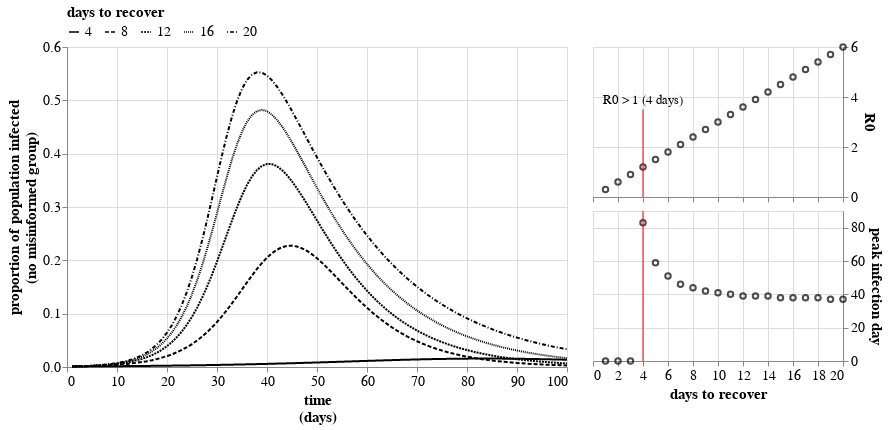

Write notebook code for a chart like this one.
### Code cell
min_rec = r0frames[r0frames['r0'] > 1]['rec_days'].min()

rule_text_df = pd.DataFrame({
    'x' : [r0frames[r0frames['r0'] > 1]['rec_days'].min()],
    'y1' : [0],
    'y2' : [3.5],
    'text' : [f"R0 > 1 ({min_rec} days)"]
})

rnaught_fig = alt.Chart(r0frames).mark_point(color='black').encode(
    x = alt.X(
        "rec_days:Q",
        axis = alt.Axis(
            title=None,
            labels=False
        )
    ),
    y = alt.Y("r0:Q", title = "R0", axis=alt.Axis(orient='right')),
) + alt.Chart(rule_text_df).mark_text(
    dx=0,
    dy=-10,
    fontSize=13
).encode(
    x = 'x:Q',
    y = 'y2:Q',
    text = 'text'
) + alt.Chart(rule_text_df).mark_rule(color = 'red').encode(
    x = 'x:Q',
    y = 'y1:Q',
    y2 = 'y2:Q'
).properties(height=150, width=250)
    


rule_text_df = pd.DataFrame({
    'x' : [r0frames[r0frames['r0'] > 1]['rec_days'].min()],
    'y1' : [0],
    'y2' : [90],
    'text' : [f"R0 > 1 ({min_rec} days)"]
})

peaks_fig = alt.Chart(peaks_df).mark_point(color='black').encode(
    x = alt.X("recovery:Q", title =['days to recover']),
    y = alt.Y("peak_day:Q", title = "peak infection day", axis=alt.Axis(orient='right')),
) + alt.Chart(rule_text_df).mark_rule(color = 'red').encode(
    x = 'x:Q',
    y = 'y1:Q',
    y2 = 'y2:Q'
).properties(height=150, width=250)



alt.hconcat(
    lines, 
    alt.vconcat(rnaught_fig,peaks_fig, spacing=5),
).configure_axis(
    titleFontSize=15,
    labelFontSize=14,
    labelAngle=0
).configure_legend(
    titleFontSize=15,
    labelFontSize=14,
    orient='top',
    offset=0
)

### Figure 1 — Vega-Lite specification as saved in the notebook (floating-point values rounded to 4 significant figures; data arrays with more than 128 entries replaced by an {"elided": "..."} marker saying what was removed)
{"config": {"view": {"continuousWidth": 400, "continuousHeight": 300}, "axis": {"labelAngle": 0, "labelFontSize": 14, "titleFontSize": 15}, "legend": {"labelFontSize": 14, "offset": 0, "orient": "top", "titleFontSize": 15}}, "hconcat": [{"data": {"name": "data-f24842eafab3cc6fd758a51334ac48ed"}, "mark": {"type": "line", "color": "black", "size": 2}, "encoding": {"strokeDash": {"type": "nominal", "field": "variable", "title": "days to recover"}, "x": {"type": "quantitative", "field": "day", "title": ["time", "(days)"]}, "y": {"type": "quantitative", "field": "value", "title": ["proportion of population infected", "(no misinformed group)"]}}, "height": 320, "transform": [{"filter": "datum.variable % 4 == 0"}], "width": 500}, {"vconcat": [{"layer": [{"data": {"name": "data-1a8ef76cb1ce9e21f76febc10f894aad"}, "mark": {"type": "point", "color": "black"}, "encoding": {"x": {"type": "quantitative", "axis": {"labels": false, "title": null}, "field": "rec_days"}, "y": {"type": "quantitative", "axis": {"orient": "right"}, "field": "r0", "title": "R0"}}}, {"data": {"name": "data-57d70d83eb011f4d33ea609521864066"}, "mark": {"type": "text", "dx": 0, "dy": -10, "fontSize": 13}, "encoding": {"text": {"type": "nominal", "field": "text"}, "x": {"type": "quantitative", "field": "x"}, "y": {"type": "quantitative", "field": "y2"}}}, {"data": {"name": "data-57d70d83eb011f4d33ea609521864066"}, "mark": {"type": "rule", "color": "red"}, "encoding": {"x": {"type": "quantitative", "field": "x"}, "y": {"type": "quantitative", "field": "y1"}, "y2": {"field": "y2"}}, "height": 150, "width": 250}]}, {"layer": [{"data": {"name": "data-0ddc2d967aa33b26ec35670dbe890ad7"}, "mark": {"type": "point", "color": "black"}, "encoding": {"x": {"type": "quantitative", "field": "recovery", "title": ["days to recover"]}, "y": {"type": "quantitative", "axis": {"orient": "right"}, "field": "peak_day", "title": "peak infection day"}}}, {"data": {"name": "data-92aec9509e1d1fd69d14869550015c53"}, "mark": {"type": "rule", "color": "red"}, "encoding": {"x": {"type": "quantitative", "field": "x"}, "y": {"type": "quantitative", "field": "y1"}, "y2": {"field": "y2"}}, "height": 150, "width": 250}]}], "spacing": 5}], "$schema": "https://vega.github.io/schema/vega-lite/v4.8.1.json", "datasets": {"data-f24842eafab3cc6fd758a51334ac48ed": {"elided": "2000 records"}, "data-1a8ef76cb1ce9e21f76febc10f894aad": [{"r0": 0.3, "rec_days": 1}, {"r0": 0.6, "rec_days": 2}, {"r0": 0.9, "rec_days": 3}, {"r0": 1.2, "rec_days": 4}, {"r0": 1.5, "rec_days": 5}, {"r0": 1.8, "rec_days": 6}, {"r0": 2.1, "rec_days": 7}, {"r0": 2.4, "rec_days": 8}, {"r0": 2.7, "rec_days": 9}, {"r0": 3.0, "rec_days": 10}, {"r0": 3.3, "rec_days": 11}, {"r0": 3.6, "rec_days": 12}, {"r0": 3.9, "rec_days": 13}, {"r0": 4.2, "rec_days": 14}, {"r0": 4.5, "rec_days": 15}, {"r0": 4.8, "rec_days": 16}, {"r0": 5.1, "rec_days": 17}, {"r0": 5.4, "rec_days": 18}, {"r0": 5.7, "rec_days": 19}, {"r0": 6.0, "rec_days": 20}], "data-57d70d83eb011f4d33ea609521864066": [{"x": 4, "y1": 0, "y2": 3.5, "text": "R0 > 1 (4 days)"}], "data-0ddc2d967aa33b26ec35670dbe890ad7": [{"recovery": 1, "peak_day": 0}, {"recovery": 2, "peak_day": 0}, {"recovery": 3, "peak_day": 0}, {"recovery": 4, "peak_day": 83}, {"recovery": 5, "peak_day": 59}, {"recovery": 6, "peak_day": 51}, {"recovery": 7, "peak_day": 46}, {"recovery": 8, "peak_day": 44}, {"recovery": 9, "peak_day": 42}, {"recovery": 10, "peak_day": 41}, {"recovery": 11, "peak_day": 40}, {"recovery": 12, "peak_day": 39}, {"recovery": 13, "peak_day": 39}, {"recovery": 14, "peak_day": 39}, {"recovery": 15, "peak_day": 38}, {"recovery": 16, "peak_day": 38}, {"recovery": 17, "peak_day": 38}, {"recovery": 18, "peak_day": 38}, {"recovery": 19, "peak_day": 37}, {"recovery": 20, "peak_day": 37}], "data-92aec9509e1d1fd69d14869550015c53": [{"x": 4, "y1": 0, "y2": 90, "text": "R0 > 1 (4 days)"}]}}
